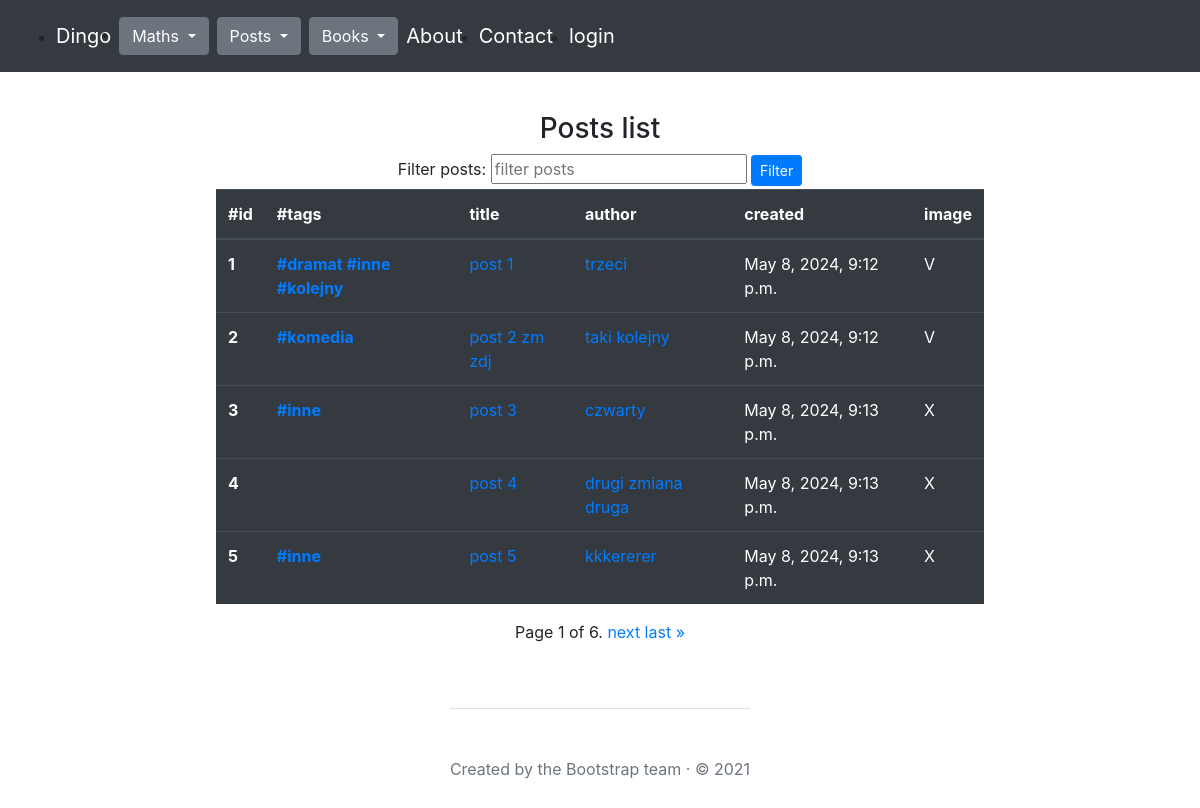
The app's page /posts/list/ with its own data.
### posts/models.py (models this page shows, shortened)
class Post(models.Model):
    title = models.CharField(max_length=30, unique=True, null=False)
    content = models.TextField(null=False)
    image = models.ImageField(upload_to='photos/%Y/%m/%d', null=True, default='')
    created = models.DateTimeField(auto_now_add=True)
    modified = models.DateTimeField(auto_now=True)
    tags = models.ManyToManyField("posts.Tag", related_name="posts")
    author = models.ForeignKey(
        'posts.Author',
        on_delete=models.CASCADE,
        null=False,
        blank=False
    )

class Tag(models.Model):
    word = models.CharField(max_length=50, unique=True)
    created = models.DateTimeField(auto_now_add=True)

class Author(models.Model):
    nick = models.CharField(max_length=30, null=False, unique=True)
    email = models.EmailField(null=False, unique=True)

### posts/views.py (the view, shortened to what this page needs)
# urls.py: path('list/', posts_list, name="list"),
def posts_list(request):
    page_number = request.GET.get('page')
    post_filter = request.GET.get('filter')
    form = PostForm()
    if post_filter:
        posts = Post.objects.filter(title__icontains=post_filter)
    else:
        posts = Post.objects.all()
    paginator = Paginator(posts, 5)
    posts = paginator.get_page(page_number)
    return render(
        request=request,
        template_name="posts/list.html",
        context={"posts": posts,
                 "form": form,
                 "post_filter": post_filter,
                }
    )

### posts/forms.py (shortened to what this page needs)
class PostForm(forms.ModelForm):
    class Meta:
        model = Post
        fields = "__all__"
        fields = ["title", "content", "author",  "tags", "image"]
    image = forms.ImageField(required=False)

### posts/templates/posts/list.html (shortened to what this page needs)
{% extends "main.html" %}
{% block content %}
<div class="mt-3 d-flex flex-column align-items-center justify-content-center">
    <h3 class='text-center'>Posts list</h3>
    {% if not author %}
    <form method="get" action="{% url 'posts:list' %}">
        <label for="filter">Filter posts:</label>
        <input type="text" id="filter" name="filter" placeholder="filter posts">
        <button class="btn btn-sm btn-primary" type="submit">Filter</button>
    </form>
    {% elif author %}
    <h4>All posts of {{ author.nick }}</h4>
    {% elif post_filter %}
    <h4 class="mt-3">Filtered by query: {{ post_filter }}</h4>
    {% elif tag %}
    <h4 class="mt-3">Filtered by tag: {{ tag }}</h4>
    {% else %}
        <h4 class="mt-3">All results</h4>
    {% endif %}
    {% if posts %}
    <div class="table-responsive">
        <table class="table table-dark">
          <thead>
            <tr>
              <th scope="col">#id</th>
              <th scope="col">#tags</th>
              <th scope="col">title</th>
              <th scope="col">author</th>
              <th scope="col">created</th>
              <th scope="col">image</th>
            </tr>
          </thead>
          <tbody>
            {% for post in posts %}
              <tr>
                <th scope="row">{{ post.id }}</a></th>
                <th scope="row"> {% for tag in post.tags.all %} <a href="{% url 'posts:posts_with_tag' tag.word %}"> #{{ tag.word }} </a> {% endfor %} </a></th>
                <td><a href="{% url 'posts:details' post.id %}">{{ post.title }}</a></td>
                <td><a href="{% url 'posts:author' post.author.id %}">{{ post.author.nick }}</a></td>
                <td>{{ post.created }}</td>
                <td>
                  {% if post.image.url != '' %}
                  V
                  {% else %}
                  X
                  {% endif %}
                </td>
              </tr>
            {% endfor %}
            </tbody>
        </table>
      </div>
      {% else %}
    <h4>No posts found</h4>
      {% endif %}
    <div class="pagination">
        <span class="step-links">
            <span class="current">
                Page {{ posts.number }} of {{ posts.paginator.num_pages }}.
            </span>
            {% if posts.has_next %}
                <a href="?page={{ posts.next_page_number }}">next</a>
                <a href="?page={{ posts.paginator.num_pages }}">last »</a>
            {% endif %}
        </span>
    </div>
  </div>
{% endblock %}

### records on screen
Post: id "1", title "post 1", author.nick "trzeci", created "May 8, 2024, 9:12 p.m.", shows "V"
Tag: word "dramat"
Tag: word "inne"
Tag: word "kolejny"
Post: id "2", title "post 2 zm zdj", author.nick "taki kolejny", created "May 8, 2024, 9:12 p.m.", shows "V"
Tag: word "komedia"
Post: id "3", title "post 3", author.nick "czwarty", created "May 8, 2024, 9:13 p.m.", image "X"
Post: id "4", title "post 4", author.nick "drugi zmiana druga", created "May 8, 2024, 9:13 p.m.", image "X"
Post: id "5", title "post 5", author.nick "kkkererer", created "May 8, 2024, 9:13 p.m.", image "X"

### other values on screen
{{ posts.number }} "1"
{{ posts.paginator.num_pages }} "6"
